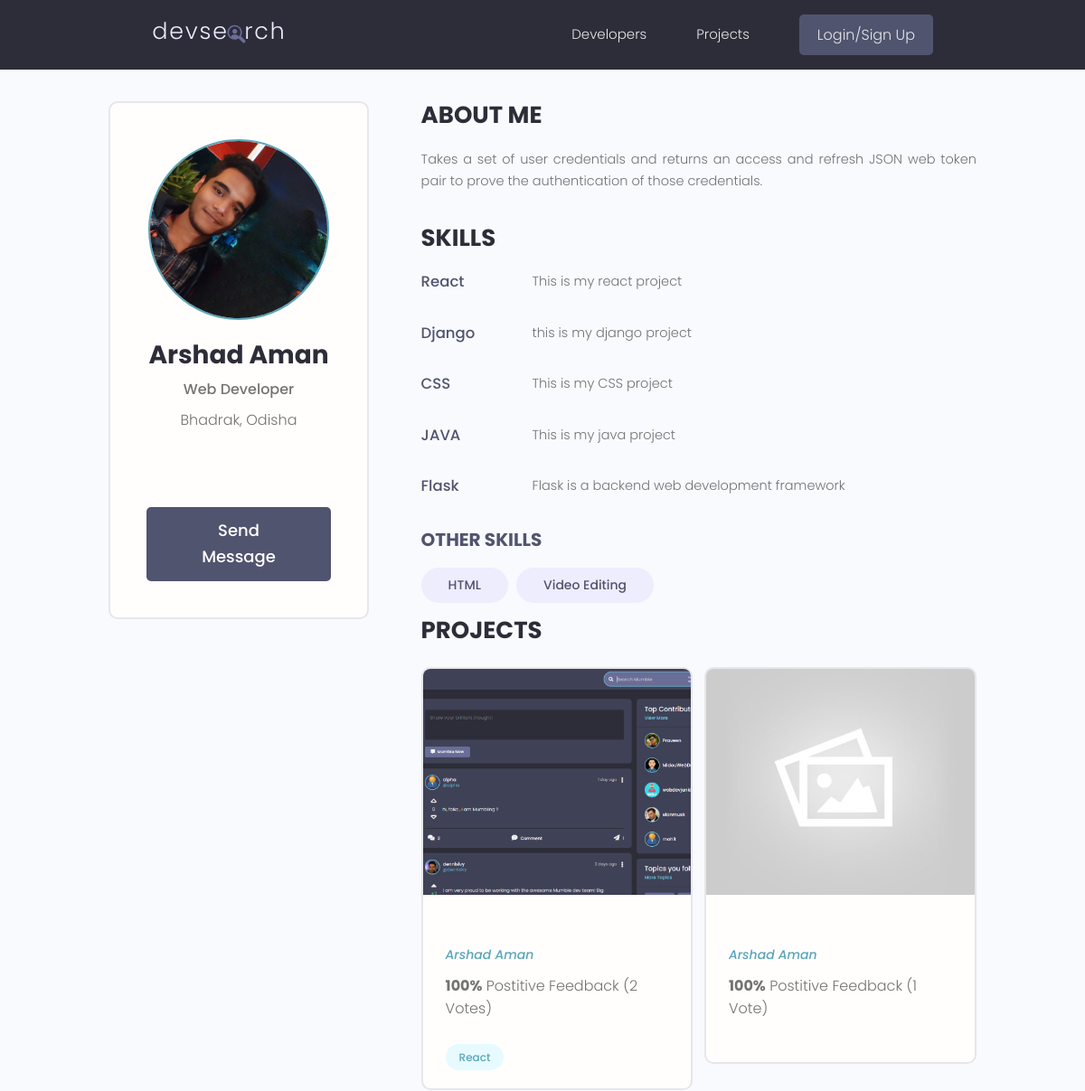
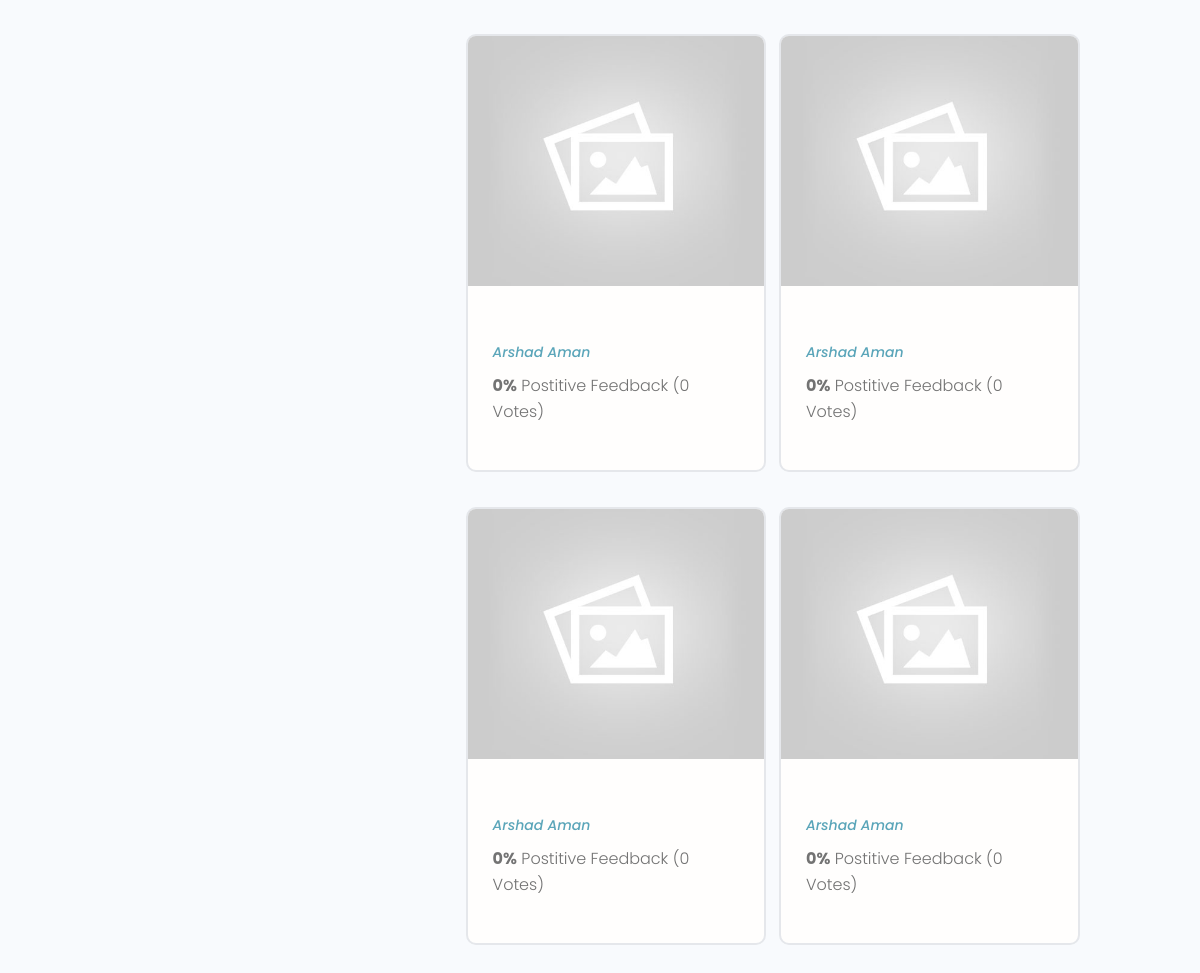
The page /profile/0b770e77-1b15-45cb-b26f-4d4ea15bd9b5/ on the database its author committed (2 pictures, top to bottom).
### users/models.py (models this page shows, shortened)
class Profile(models.Model):
    user = models.OneToOneField(User, on_delete=models.CASCADE, null=True, blank=True)
    name = models.CharField(max_length=200, blank=True, null=True)
    username = models.CharField(max_length=200, blank=True, null=True, unique=True)
    location = models.CharField(max_length=200, blank=True, null=True)
    email = models.EmailField(max_length=500, blank=True, null=True)
    short_intro = models.CharField(max_length=200, blank=True, null=True)
    bio = models.TextField(blank=True, null=True)
    profile_image = models.ImageField(blank=True, null=True, upload_to = 'profiles/', default= 'profiles/user-default.png')
    social_github = models.CharField(max_length=200, blank=True, null=True)
    social_twitter = models.CharField(max_length=200, blank=True, null=True)
    social_instagram = models.CharField(max_length=200, blank=True, null=True)
    social_website = models.CharField(max_length=200, blank=True, null=True)
    social_linkedin = models.CharField(max_length=200, blank=True, null=True)
    id = models.UUIDField(default=uuid.uuid4, unique=True, primary_key=True, editable=False)
    created = models.DateTimeField(auto_now_add=True)

class Skill(models.Model):
    owner = models.ForeignKey(Profile, on_delete=models.CASCADE, null=True, blank=True)
    name = models.CharField(max_length=200, null=True, blank=True)
    description = models.TextField(null=True, blank=True)
    created = models.DateTimeField(auto_now_add=True)
    id = models.UUIDField(primary_key=True, unique=True, default=uuid.uuid4, editable=False)
    def __str__(self) -> str:
        return str(self.name)

### projects/models.py (models this page shows, shortened)
class Project(models.Model):
    owner = models.ForeignKey(Profile, null=True, blank=True, on_delete=models.SET_NULL)
    title = models.CharField(max_length=200)
    desc = models.TextField(null= True, blank=True)
    featured_image = models.ImageField(null=True, blank = True, default = "default.jpg")
    demo_link = models.CharField(max_length=2000, blank=True, null=True)
    source_link = models.CharField(max_length=2000, blank=True, null=True)
    tags = models.ManyToManyField('Tag', blank=True)
    vote_total = models.IntegerField(default=0, null=True, blank=True)
    vote_ratio = models.IntegerField(default=0, null=True, blank=True)
    created = models.DateTimeField(auto_now_add=True)
    id = models.UUIDField(default=uuid.uuid4, unique=True, primary_key=True, editable=False)
    class Meta:
        ordering = ['-vote_ratio', '-vote_total', 'title']

class Tag(models.Model):
    name = models.CharField(max_length=200)
    created = models.DateTimeField(auto_now_add=True)
    id = models.UUIDField(default=uuid.uuid4, unique=True, primary_key=True, editable=False)
    def __str__(self) -> str:
        return self.name

### users/views.py (the view)
# urls.py: path('profile/<str:pk>/', views.userProfile, name='user-profile'),
def userProfile(request, pk):
    profile = Profile.objects.get(id = pk)
    if request.user.is_authenticated:
        if request.user.profile == profile:
            return userAccount(request)
    topSkills = profile.skill_set.exclude(description__exact ="")
    otherSkills = profile.skill_set.filter(description__exact ="")
    context = {'profile': profile, 'topSK': topSkills, 'otherSk': otherSkills}
    return render(request, 'users/user-profile.html', context)

### users/templates/users/user-profile.html (shortened to what this page needs)
{% extends 'main.html' %} {% block content %}
<main class="profile my-md">
  <div class="container">
    <div class="layout">
      <div class="column column--1of3">
        <div class="card text-center">
          <div class="card__body dev">
            <img
              class="avatar avatar--xl"
              src="{{profile.profile_image.url}}"
            />
            <h2 class="dev__name">{{profile.name}}</h2>
            <p class="dev__title">{{profile.short_intro}}</p>
            <p class="dev__location">{{profile.location}}</p>
            <ul class="dev__social">
            </ul>
            <a href="{% url 'send-message' profile.id %}" class="btn btn--sub btn--lg">Send Message </a>
          </div>
        </div>
      </div>
      <div class="column column--2of3">
        <div class="devInfo">
          <h3 class="devInfo__title">About Me</h3>
          <p class="devInfo__about">{{profile.bio}}</p>
        </div>
         <div class="devInfo">
            <h3 class="devInfo__title">Skills</h3>
            <div class="devInfo__skills">
            {% for sk in topSK %}
              <div class="devSkill">
                <h4 class="devSkill__title">{{sk.name}}</h4>
                <p class="devSkill__info">
                  {{sk.description}}
                </p>
              </div>
            {% endfor %}
              <h3 class="devInfo__subtitle">Other Skills</h3>
              <div class="devInfo__otherSkills">
                {% for sk in otherSk %}
                    <span class="tag tag--pill tag--sub tag--lg">
                    <small>{{sk}}</small>
                    </span>
                {% endfor %}
              </div>
            </div>
        <div class="devInfo">
          <h3 class="devInfo__title">Projects</h3>
          <div class="grid grid--two">
          {% for project in profile.project_set.all %}
            <div class="column">
              <div class="card project">
                <a href="{% url 'project' project.id %}" class="project">
                  <img
                    class="project__thumbnail"
                    src="{{project.featured_image.url}}"
                    alt="project thumbnail"
                  />
                  <div class="card__body">
                    <p>
                      <a class="project__author" href="{% url 'user-profile' project.owner.id %}"
                        >{{project.owner.name}}</a
                      >
                    </p>
                    <p class="project--rating">
                      <span style="font-weight: bold">{{project.vote_ratio}}%</span> Postitive
                      Feedback ({{project.vote_total}} Vote{{project.vote_total|pluralize:"s"}})
                    </p>
                    <div class="project__tags">
                    {% for tags in project.tags.all %}
                      <span class="tag tag--pill tag--main">
                        <small>{{tags}}</small>
                      </span>
                    {% endfor %}
                    </div>
                  </div>
                </a>
              </div>
            </div>
            {% endfor %}
          </div>
        </div>
      </div>
    </div>
  </div>
</main>
{% endblock content %}

### static/style/app.css (style rules this page uses)
:root { --color-sub: #2d2d39; }
.btn--sub { background-color: var(--color-sub-light); }
.card { border: 2px solid var(--color-light); }
img { width: 100%; }
.profile .card > .dev { padding: 4rem; }
.dev__name { color: var(--color-sub); font-size: 2.8rem; font-weight: 700; margin-top: 1rem; margin-bottom: 0.5rem; }
.dev__title { font-size: 1.6rem; font-weight: 500; line-height: 1.3; }
.dev__location { margin-top: 1rem; }
.dev__social { margin: 3rem 0; list-style: none; display: flex; justify-content: center; gap: 1.5rem; }
.devInfo { margin-bottom: 3rem; }
.devInfo__title, .devInfo__subtitle { font-size: 2.6rem; color: var(--color-sub); text-transform: uppercase; font-weight: 700; margin-bottom: 1.5rem; }
.devInfo__subtitle { font-size: 2rem; color: var(--color-sub-light); }
.devInfo__about, .devSkill__info { font-size: 1.45rem; line-height: 1.7; text-align: justify; }
.devSkill { margin-bottom: 3rem; }
.devSkill__title { font-size: 1.65rem; font-weight: 500; color: var(--color-sub-light); }
@media screen and (min-width: 700px) { .devSkill { display: flex; justify-content: space-between; gap: 3rem; } }
@media screen and (min-width: 700px) { .devSkill__info { flex-basis: 80%; } }
.project__author { font-size: 1.4rem; font-style: italic; }
.project--rating { margin-bottom: 1.6em; margin-top: .5em; }
.project__thumbnail { height: 25rem; object-fit: cover; object-position: top center; }

### static/uikit/styles/modules/_variables.css (style rules this page uses)
:root { --color-main: #5aa5b9; --color-main-light: #e6faff; --color-sub: #3f4156; --color-sub-light: #51546e; --color-sub-lighter: #ededfd; --color-text: #737373; --color-gray: #8b8b8b; --color-light: #e5e7eb; --color-light-gray: #767676; --color-bg: #f8fafd; --color-white: #fffefd; --color-white-light: #f3f3f3; --color-success: #359e64; --color-success-bg: #def8e8; --color-error: #fc4b0b; --color-error-bg: #fff2ee; --font-base: 'Poppins', arial, helvetica, 'Segoe UI', roboto, ubuntu, sans-serif; --font-monospace: 'Fira Code', 'Courier New', courier, monospace; --font-regular: 300; --font-medium: 500; --font-bold: 700; --generic-shadow: 1px 1px 5px #00000010; --generic-transition: all 0.3s ease-in-out; }

### static/uikit/styles/modules/_base.css (style rules this page uses)
* { margin: 0; padding: 0; box-sizing: border-box; text-rendering: optimizeLegibility; color: inherit; font-size: inherit; }
html { font-size: 50%; }
@media only screen and (min-width: 480px) { html { font-size: 56.25%; } }
@media only screen and (min-width: 1200px) { html { font-size: 62.5%; } }
body { line-height: 1.6; font-weight: 400; font-size: 1.5rem; color: var(--color-text); background-color: var(--color-bg); min-height: 100vh; }

### static/uikit/styles/modules/_typography.css (style rules this page uses)
* { font-family: var(--font-base); }
h2 { font-size: 3.6rem; font-weight: var(--font-bold); }
h3 { font-size: 3.2rem; font-weight: var(--font-medium); }
h4 { font-size: 2.8rem; font-weight: var(--font-medium); }
p, span, strong { font-size: 1.6rem; color: var(--color-text); font-weight: var(--font-regular); }
a { padding-bottom: 2px; text-decoration: none; display: inline-block; color: var(--color-main); font-weight: var(--font-medium); }

### static/uikit/styles/modules/_utilities.css (style rules this page uses)
.container { width: 92%; max-width: 165rem; margin: 0 auto; box-sizing: border-box; }
@media screen and (min-width: 1000px) { .container { width: 90%; } }
@media screen and (min-width: 1200px) { .container { width: 80%; } }
.text-center { text-align: center; }
.my-md { margin: 3rem auto; }

### static/uikit/styles/modules/_avatar.css (style rules this page uses)
.avatar { border-radius: 50%; border: 2px solid var(--color-main); object-fit: cover; }
.avatar--xl { height: 20rem; width: 20rem; }

### static/uikit/styles/modules/_button.css (style rules this page uses)
.btn { display: inline-block; position: relative; cursor: pointer; background-color: var(--color-light); font-weight: var(--font-medium); color: var(--color-sub); text-decoration: none; padding: 1rem 2rem; border-radius: 0.5rem; border: none; width: -webkit-fit-content; width: -moz-fit-content; width: fit-content; height: -webkit-fit-content; height: -moz-fit-content; height: fit-content; font-size: 1.6rem; outline-width: 0; outline-color: transparent; -webkit-backface-visibility: hidden; backface-visibility: hidden; transition: all 0.3s ease-in-out; }
.btn--sub { background-color: var(--color-sub); color: var(--color-white); }
.btn--lg { font-size: 1.8rem; padding: 1.2rem 4.5rem; }

### static/uikit/styles/modules/_card.css (style rules this page uses)
.card { border-radius: 1rem; background-color: var(--color-white); border: 1.5px solid var(--color-light); width: auto; height: auto; margin-top: 0.5rem; margin-bottom: 0.5rem; overflow: hidden; }
.card__body, .card__header { padding: 2rem 2.5rem; }

### rows shown on the page
Profile: profile_image (picture), name "Arshad Aman", short_intro "Web Developer", location "Bhadrak, Odisha", bio "Takes a set of user credentials and returns an access and refresh JSON web token pair to prove the authentication of those credentials."
Skill: name "React", description "This is my react project"
Skill: name "Django", description "this is my django project"
Skill: name "CSS", description "This is my CSS project"
Skill: name "JAVA", description "This is my java project"
Skill: name "Flask", description "Flask is a backend web development framework"
Skill: name "HTML"
Skill: name "Video Editing"
Project: featured_image (picture), owner.name "Arshad Aman", vote_ratio "100", vote_total "2"
Tag: name "React"
Project: featured_image (placeholder picture), owner.name "Arshad Aman", vote_ratio "100", vote_total "1"
Project: featured_image (placeholder picture), owner.name "Arshad Aman", vote_ratio "0", vote_total "0"
Project: featured_image (placeholder picture), owner.name "Arshad Aman", vote_ratio "0", vote_total "0"
Project: featured_image (placeholder picture), owner.name "Arshad Aman", vote_ratio "0", vote_total "0"
Project: featured_image (placeholder picture), owner.name "Arshad Aman", vote_ratio "0", vote_total "0"
